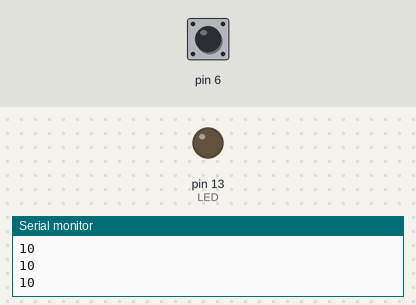
Simulated run of this sketch. Board: Arduino Uno, built with avr-gcc and run on an emulated ATmega328P. Shown: output pins drawn as LEDs (lit = HIGH), the last lines printed to the serial monitor. The inputs (shaded band) are chosen by the test bench; at power-on: pin 6 HIGH.

Above: at 1.2 s.
1.3 s: pin 6 pulled LOW for 0.15 s
At 1.37 s:
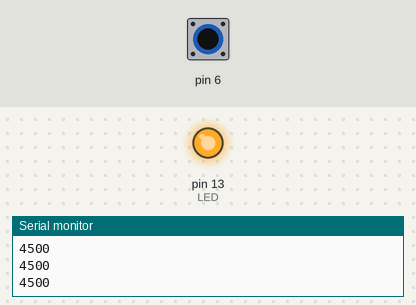
2.9 s: pin 6 pulled LOW for 3.2 s
At 7.0 s:
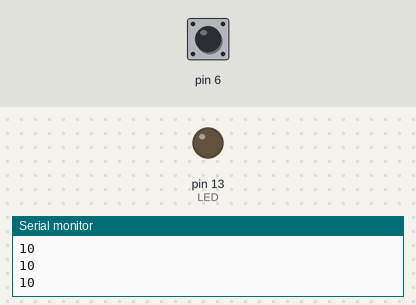
Timing chart, 0 to 8.5 s (numbered marks = the images above; inputs shaded):
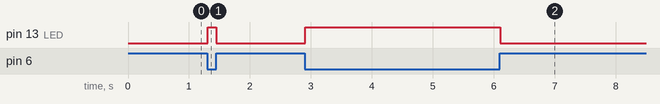

The sketch:

capsense-led.ino
```cpp
/*
 * CapacitiveSense Library Demo Sketch
 * Paul Badger 2008
 * Uses a high value resistor e.g. 10M between send pin and receive pin
 * Resistor effects sensitivity, experiment with values, 50K - 50M. Larger resistor values yield larger sensor values.
 * Receive pin is the sensor pin - try different amounts of foil/metal on this pin
 */

// Part of the CapactitiveSense library now maintained by Paul Stoffregen
// https://github.com/PaulStoffregen/CapacitiveSensor
// released under the MIT License.

/*
 CapacitiveSense.h - Capacitive Sensing Library for 'duino / Wiring
 https://github.com/PaulStoffregen/CapacitiveSensor
 http://www.pjrc.com/teensy/td_libs_CapacitiveSensor.html
 http://playground.arduino.cc/Main/CapacitiveSensor
 Copyright (c) 2009 Paul Bagder
 Updates for other hardware by Paul Stoffregen, 2010-2016
 vim: set ts=4:
 Permission is hereby granted, free of charge, to any person obtaining a
 copy of this software and associated documentation files (the "Software"),
 to deal in the Software without restriction, including without limitation
 the rights to use, copy, modify, merge, publish, distribute, sublicense,
 and/or sell copies of the Software, and to permit persons to whom the
 Software is furnished to do so, subject to the following conditions:
 The above copyright notice and this permission notice shall be included in
 all copies or substantial portions of the Software.
 THE SOFTWARE IS PROVIDED "AS IS", WITHOUT WARRANTY OF ANY KIND, EXPRESS OR
 IMPLIED, INCLUDING BUT NOT LIMITED TO THE WARRANTIES OF MERCHANTABILITY,
 FITNESS FOR A PARTICULAR PURPOSE AND NONINFRINGEMENT. IN NO EVENT SHALL THE
 AUTHORS OR COPYRIGHT HOLDERS BE LIABLE FOR ANY CLAIM, DAMAGES OR OTHER
 LIABILITY, WHETHER IN AN ACTION OF CONTRACT, TORT OR OTHERWISE, ARISING
 FROM, OUT OF OR IN CONNECTION WITH THE SOFTWARE OR THE USE OR OTHER
 DEALINGS IN THE SOFTWARE.
*/

// Modified here by John Keefe May 2016

#include <CapacitiveSensor.h>

CapacitiveSensor   cs_4_6 = CapacitiveSensor(4,6);

int LED = 13;
long sensor_reading;

void setup()
{
   pinMode(LED, OUTPUT);
   Serial.begin(9600);
}

void loop()
{
    sensor_reading =  cs_4_6.capacitiveSensor(30);

    Serial.println(sensor_reading);

    if (sensor_reading > 100) {
      digitalWrite(LED, HIGH);
    } else {
      digitalWrite(LED, LOW);
    }

    delay(10);
}
```

Measured:
- after the input at 1.3 s, pin 13 (LED): LOW → HIGH at once, → LOW 0.15 s later
- after the input at 2.9 s, pin 13 (LED): LOW → HIGH at once, → LOW 3.2 s later
